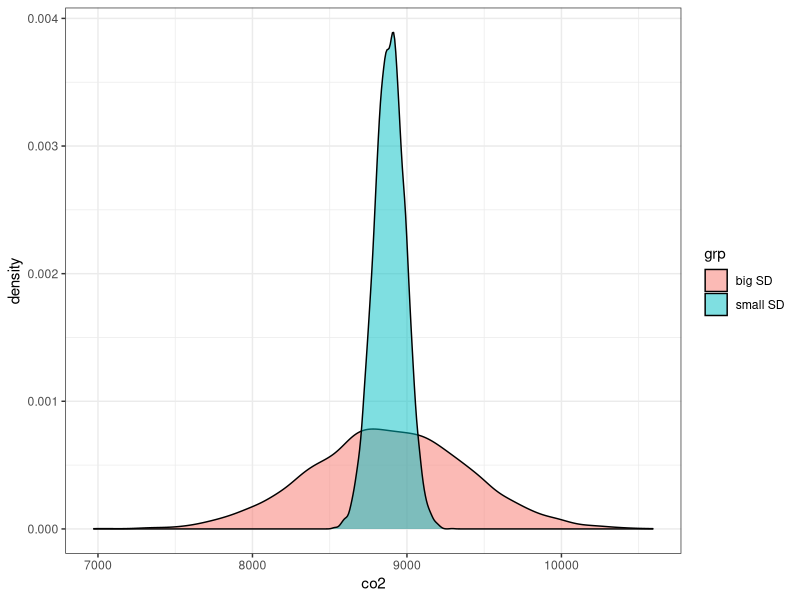
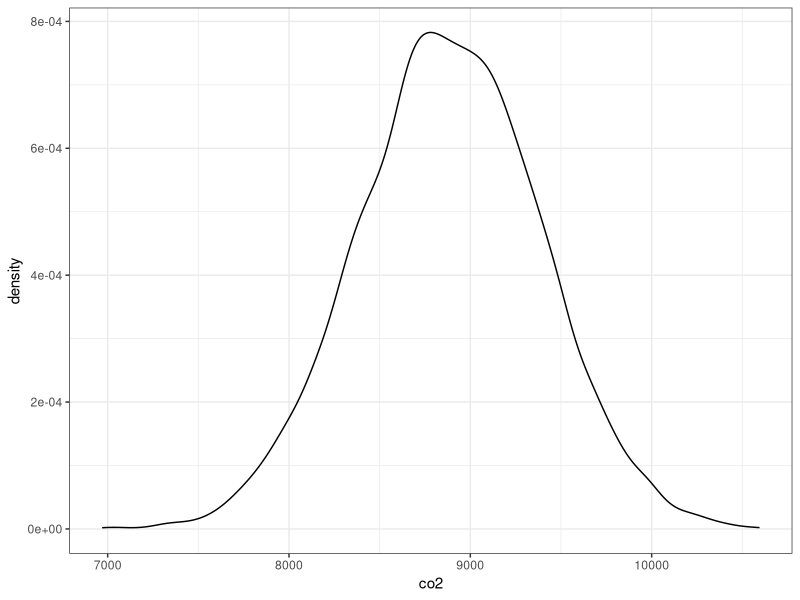
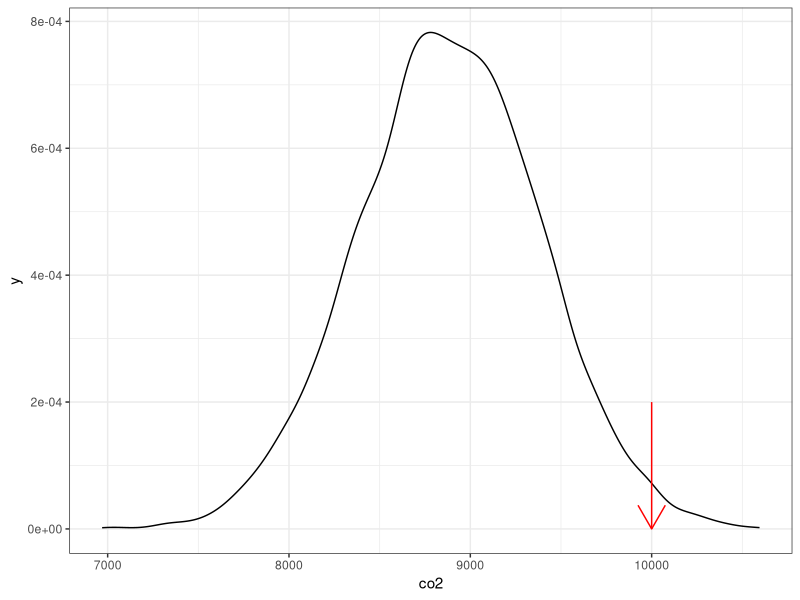
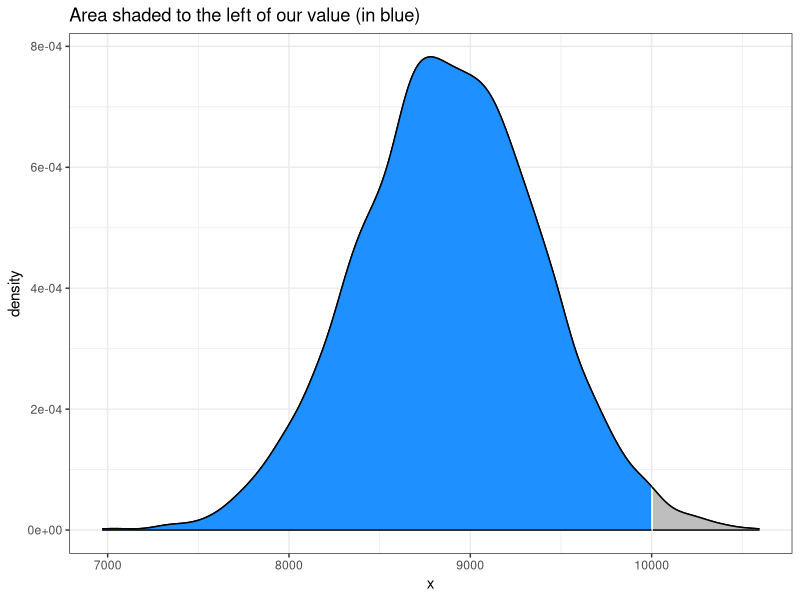
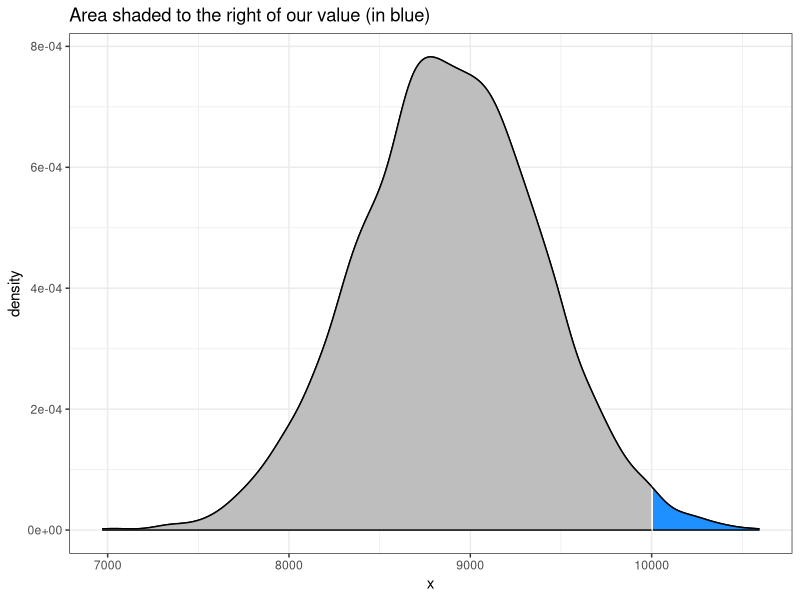
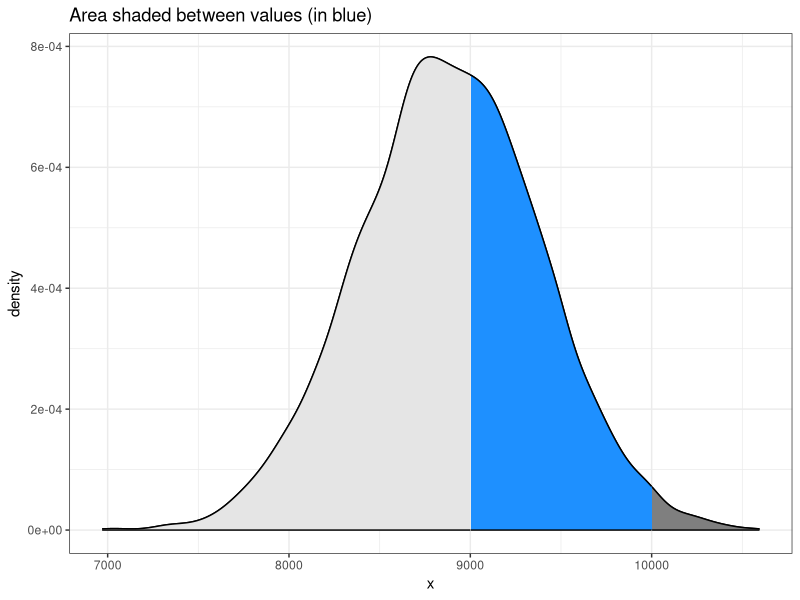
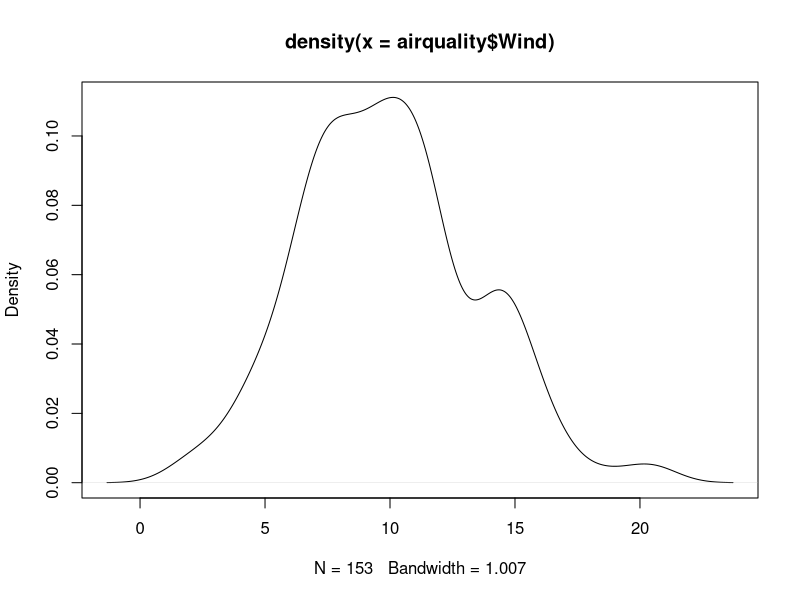

Recreate these plots in R, in order.
## ---- chunk 1
knitr::opts_chunk$set(echo = TRUE)
library(tidyverse)
## ---- chunk 2
x1 <- rnorm(10000, 8887, 500)
x2 <- rnorm(10000, mean = 8887, sd = 100)
df <- data.frame(x = c(x1, x2),
                 grp = rep(c("big SD", "small SD"), each = 10000))

ggplot(df, aes(x = x,
               group = grp,
               fill = grp)) +
  geom_density(alpha = 0.5) +
  labs(x = "co2") +
  theme_bw() 
## ---- chunk 3
# lower bound; mean - sd
8887 - 500
# upper bound; mean + sd
8887 + 500

# combine it in one line using c()
c(8887 - 500, 8887 + 500)
## ---- chunk 4
ggplot(data.frame(x = x1), aes(x)) +
  geom_density() +
  labs(x = "co2") +
  theme_bw()
## ---- chunk 5
ggplot(data.frame(x = x1), aes(x)) +
  geom_density() +
  labs(x = "co2") +
  theme_bw() +
  annotate("segment",
           x = 10000,
           xend = 10000,
           y = 2e-04,
           yend = 0,
           color = "red",
           arrow = arrow(length = unit(0.05, "npc")))
## ---- chunk 6
dnorm(10000, mean = 8887, sd = 500)
## ---- chunk 7
dnorm(8887, mean = 8887, sd = 500)
## ---- chunk 8
pnorm(10000, mean = 8887, sd = 500)
## ---- chunk 9
breaks <- c(-Inf, 10000, Inf)
ggplot(data.frame(x = x1), aes(x)) +
  geom_density() +
  scale_fill_manual(values = c("dodgerblue", "grey")) +
  stat_density(
    n = 500,
    geom = "area",
    colour = "black",
    aes(
      fill = after_stat(x) %>% cut(!!breaks),
      group = after_scale(fill)
    )
  ) +
  #scale_y_continuous(limits = c(0,0.8e-02)) +
  theme_bw() +
  theme(legend.position = "none") +
  labs(title = "Area shaded to the left of our value (in blue)")
## ---- chunk 10
breaks <- c(-Inf, 10000, Inf)
ggplot(data.frame(x = x1), aes(x)) +
  geom_density() +
  scale_fill_manual(values = c("grey", "dodgerblue")) +
  stat_density(
    n = 500,
    geom = "area",
    colour = "black",
    aes(
      fill = after_stat(x) %>% cut(!!breaks),
      group = after_scale(fill)
    )
  ) +
  #scale_y_continuous(limits = c(0,0.8e-03)) +
  theme_bw() +
  theme(legend.position = "none")+
  labs(title = "Area shaded to the right of our value (in blue)")
## ---- chunk 11
# first way
1 - pnorm(10000, mean = 8887, sd = 500)
# second way
pnorm(10000, mean = 8887, sd = 500, lower.tail = FALSE)
## ---- chunk 12
breaks2 <- c(-Inf, 9000, 10000, Inf)
ggplot(data.frame(x = x1), aes(x)) +
  geom_density() +
  scale_fill_manual(values = c("grey90", "dodgerblue", "grey50")) +
  stat_density(
    n = 1500,
    geom = "area",
    colour = "black",
    aes(
      fill = after_stat(x) %>% cut(!!breaks2),
      group = after_scale(fill)
    )
  ) +
  #scale_y_continuous(limits = c(0,0.8e-03)) +
  theme_bw() +
  theme(legend.position = "none")+
  labs(title = "Area shaded between values (in blue)")
## ---- chunk 13
pnorm(10000, mean = 8887, sd = 500) - pnorm(9000, mean = 8887, sd = 500)
## ---- chunk 14
qnorm(0.95, mean = 8887, sd = 500)
## ---- chunk 15
qnorm(c(0.1, 0.2, 0.8, 0.9), mean = 8887, sd = 500)
## ---- chunk 16
sn_int <- data.frame(
  qnt = c("68%", "95%", "99.7%"),
  low = c(-1, -2, -3),
  hi = c(1, 2, 3)
)
knitr::kable(sn_int, "html", col.names = c("Percentage", "Min Value", "Max Value") , align = "c")
## ---- chunk 17
sn_co2 <- data.frame(
  qnt = c("68%", "95%", "99.7%"),
  low = c(8887 - 500, 8887 - 2*500, 8887 - 3*500),
  hi = c(8887 + 500, 8887 + 2*500, 8887 + 3*500)
)
knitr::kable(sn_co2, "html", col.names = c("Percentage", "Min Value", "Max Value") , align = "c")
## ---- chunk 18
# observation = 10000
# mean = 8887
# sd = 500
(10000 - 8887) / 500
## ---- chunk 19
plot(density(airquality$Wind))
mean(airquality$Wind)
sd(airquality$Wind)
